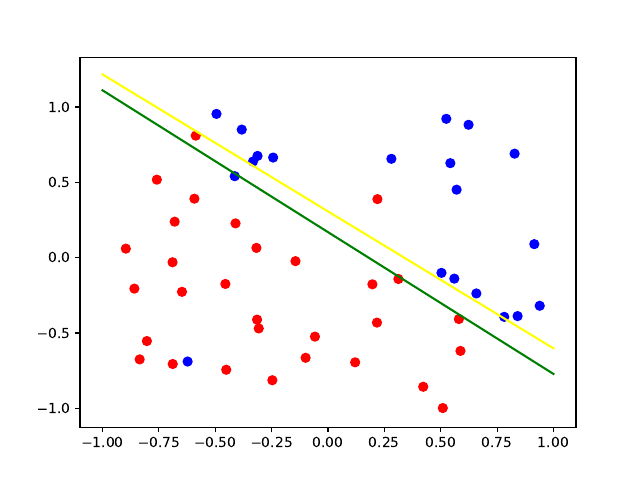

Write Julia code to recreate this figure.
using PyPlot

tamanho_da_amostra = 50
organize(x) = (x-1/2)*2
x1 = organize.(rand(Float32, tamanho_da_amostra))
x2 = organize.(rand(Float32, tamanho_da_amostra))
p = [organize.(rand(Float32, 1))[1], rand(Float32, 1)[1], 1]
X = [ones(length(x1)) x1 x2]
h(v, x) = sign(v'*x)

pos, neg = [], []
for i=1:tamanho_da_amostra
    r = rand(Float32,1)[1]
    if h(p, X[i,:]) >= 0
        if r < 0.05
            push!(neg, X[i,2:3])
        else
            push!(pos, X[i,2:3])
        end
    else
        if r < 0.05
            push!(pos, X[i,2:3])
        else
            push!(neg, X[i,2:3])
        end
    end
end

classificacao = Dict()
for p in pos
    classificacao[p] = 1
end
for n in neg
    classificacao[n] = -1
end

W = [[.0,.0,.0]]
passo = 120
boo = true

while boo
    s = [0,0,0]
    global W
    w = W[length(W)]
    for n=1:tamanho_da_amostra
        y = classificacao[X[n,2:3]]
        x = X[n,:]
        s += x*y/(1 + exp(y*w'*x))
    end
    g = (-1/tamanho_da_amostra)*s
    v = -g
    push!(W, w + (passo*((g'*g)^0.5))*v)
    if (g'*g)^0.5 <= 0.005
        global boo = false
    end
end

title("Logistic Regression")
PyPlot.clf()
PyPlot.scatter([i[1] for i in pos],[i[2] for i in pos],color="blue", label = "Positivo", s = 40)
PyPlot.scatter([i[1] for i in neg],[i[2] for i in neg],color="red", label = "Negativo", s = 40)
x = -1:0.1:1
y = (-x.*W[length(W)][2] .-W[length(W)][1])/W[length(W)][3]
PyPlot.plot(x,y,color="green")
x = -1:0.1:1
y = (-x.*p[2] .-p[1])/p[3]
PyPlot.plot(x,y,color="yellow")
PyPlot.savefig("LogisticRegression\\LogisticRegression.pdf")

function pegar_mal_classificado(w, X)
    v = [X[i,:] for i=1:length(X[:,1]) if classificacao[X[i,2:3]] != h(w, X[i,:])]
    if length(v) > 0
        b = rand([i for i=1:length(v)],1)
        return v[b], length(v)
    end
    return 0,0
end

function calcular_erro_interno(w, X)
    return pegar_mal_classificado(w,X)[2] / length(X[:,1])
end

title("Internal Error Measure")
PyPlot.clf()
x = [i for i=1:length(W)]
y = [calcular_erro_interno(w, X) for w in W]
PyPlot.plot(x,y)
PyPlot.savefig("LogisticRegression\\InternalError.pdf")
